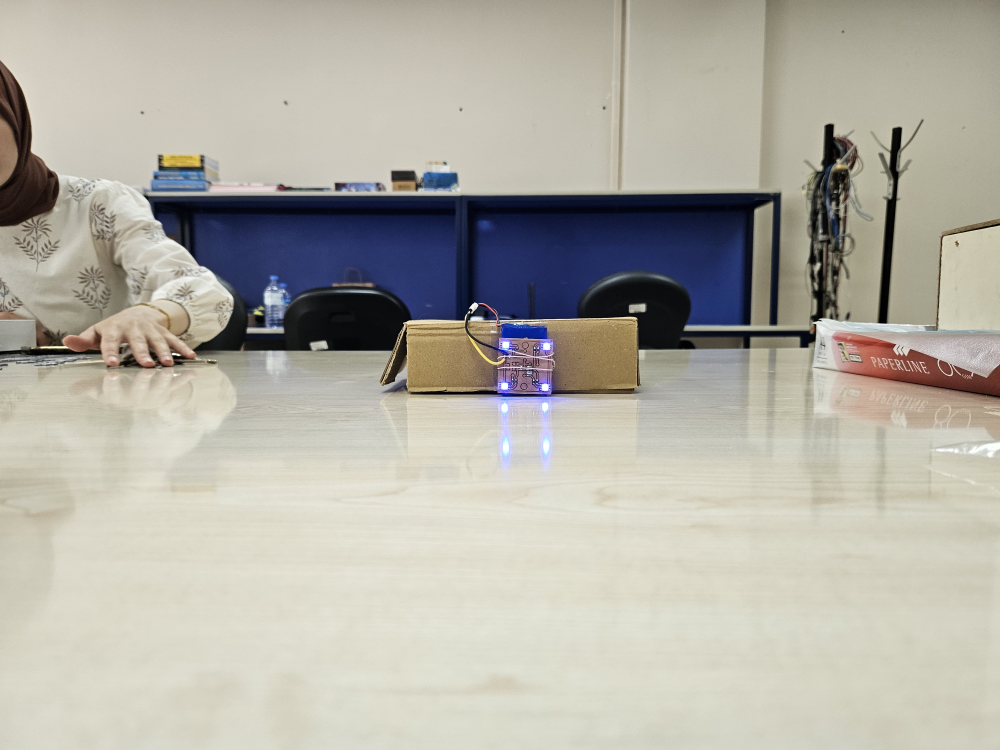
#> input picture Softwares/opencv-ws/images/20240711_111126.jpg, 4000 x 3000 px (shown at 1/4 size)
$ python test4.py
#> lines starting #> are read from the running program, lines starting #| are printed output that depends on the picture
import cv2
import numpy as np

def process_color_beacon_image(img_hsv, color_range_hsv, min_area=3):
    """
    Belirli bir renk aralığında beacon ışığı tespiti:
    1) HSV eşikleme
    2) Labeling
    3) Pixel supplementation (kapanma)
    4) Gürültü temizleme
    """


    # 2. Belirli renk aralığında eşikleme (örneğin kırmızı için)
    lower_hsv, upper_hsv = color_range_hsv
    mask = cv2.inRange(img_hsv, lower_hsv, upper_hsv)
    # cv2.imwrite(f"{output_prefix}_color_mask.png", mask)
    cv2.imshow("Mask", mask)

    # 3. Labeling görselleştir (Şekil 6 benzeri)
    num_labels, labels = cv2.connectedComponents(mask)
    label_hue = np.uint8(179 * labels / np.max(labels))
    blank_ch = 255 * np.ones_like(label_hue)
    labeled_img = cv2.merge([label_hue, blank_ch, blank_ch])
    labeled_img = cv2.cvtColor(labeled_img, cv2.COLOR_HSV2BGR)
    labeled_img[label_hue == 0] = 0
    # cv2.imwrite(f"{output_prefix}_after_labeling.png", labeled_img)
    cv2.imshow("Labeled Image", labeled_img)

    # 4. Pixel supplementation (Şekil 7)
    kernel_h = cv2.getStructuringElement(cv2.MORPH_RECT, (3,1))
    kernel_v = cv2.getStructuringElement(cv2.MORPH_RECT, (1,3))
    supplemented = cv2.morphologyEx(mask, cv2.MORPH_CLOSE, kernel_h)
    supplemented = cv2.morphologyEx(supplemented, cv2.MORPH_CLOSE, kernel_v)
    # cv2.imwrite(f"{output_prefix}_after_supplementation.png", supplemented)
    cv2.imshow("Supplemented Image", supplemented)

    # 5. Gürültü temizleme (Şekil 8)
    num2, labels2, stats, _ = cv2.connectedComponentsWithStats(supplemented)
    clean = np.zeros_like(supplemented)
    for i in range(1, num2):
        area = stats[i, cv2.CC_STAT_AREA]
        if area >= min_area:
            clean[labels2 == i] = 255
    # cv2.imwrite(f"{output_prefix}_after_noise_removal.png", clean)
    cv2.imshow("Cleaned Image", clean)


    print("Renkli işleme tamamlandı.")

def clamp(n, minn, maxn):
    return max(min(maxn, n), minn)

# [47 lines left out: function mouseRGB_callback, not called in this run]

if __name__ == "__main__":
    # Örnek: Kırmızı için HSV aralığı (iki aralık gerekebilir çünkü kırmızı hue 0/180 civarında çift bölgelidir)
    red_lower1 = np.array([98, 148, 244])
    red_upper1 = np.array([118, 168, 255])

    # Maskeyi dosya gibi kaydedip ardından `process_color_beacon_image` fonksiyonunu çağırabilirsiniz.
    # Ya da yukarıdaki fonksiyon içine entegre edebilirim.

    input_path="images/20240711_111126.jpg"

    img_bgr = cv2.imread(input_path)
#> img_bgr is the input picture: shape (3000, 4000, 3); mean B, G, R 165, 174.9, 177.7
    if img_bgr is None:
        raise FileNotFoundError(f"'{input_path}' bulunamadı.")


    img_bgr = cv2.resize(img_bgr, (800, 600))
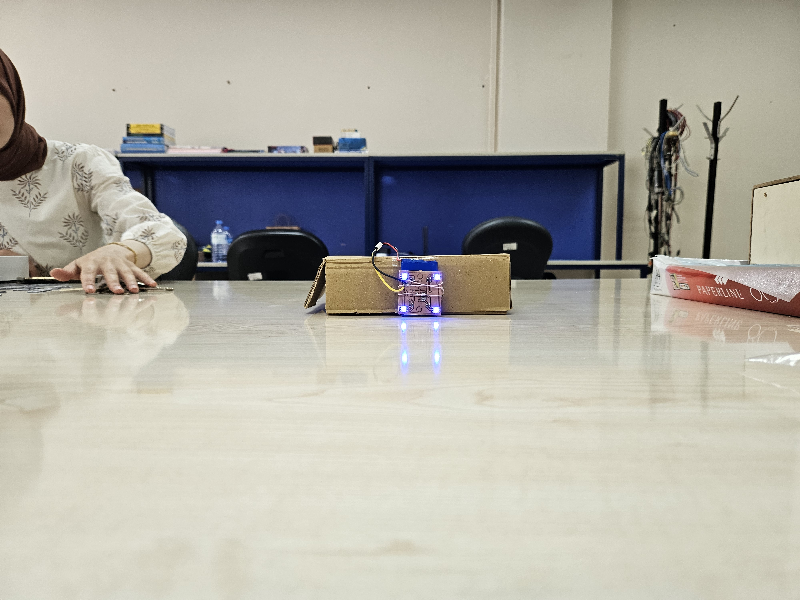
#> img_bgr: shape (600, 800, 3); mean B, G, R 165, 174.9, 177.7
    cv2.imshow("Original Image", img_bgr)
    cv2.setMouseCallback("Original Image", mouseRGB_callback)

    img_hsv = cv2.cvtColor(img_bgr, cv2.COLOR_BGR2HSV)
#> img_hsv: shape (600, 800, 3); mean H, S, V 35.8, 40.6, 182.5

    while True:
        # Bu örnekte sadece ilk kırmızı aralığı işleniyor:

        # 1. Görüntüyü oku ve HSV uzayına dönüştür

        process_color_beacon_image(
            img_hsv=img_hsv,
            color_range_hsv=(red_lower1, red_upper1)
        )
#> in process_color_beacon_image, `lower_hsv, upper_hsv = color_range_hsv`: lower_hsv = [98, 148, 244]; upper_hsv = [118, 168, 255]
#> in process_color_beacon_image, `mask = cv2.inRange(img_hsv, lower_hsv, upper_hsv)`: mask: shape (600, 800); every value is 0
#> in process_color_beacon_image, `num_labels, labels = cv2.connectedComponents(mask)`: labels: shape (600, 800) int32; every value is 0
#> in process_color_beacon_image, `num_labels, labels = cv2.connectedComponents(mask)`: num_labels = 1
#> in process_color_beacon_image, `labeled_img = cv2.merge([label_hue, blank_ch, blank_ch])`:
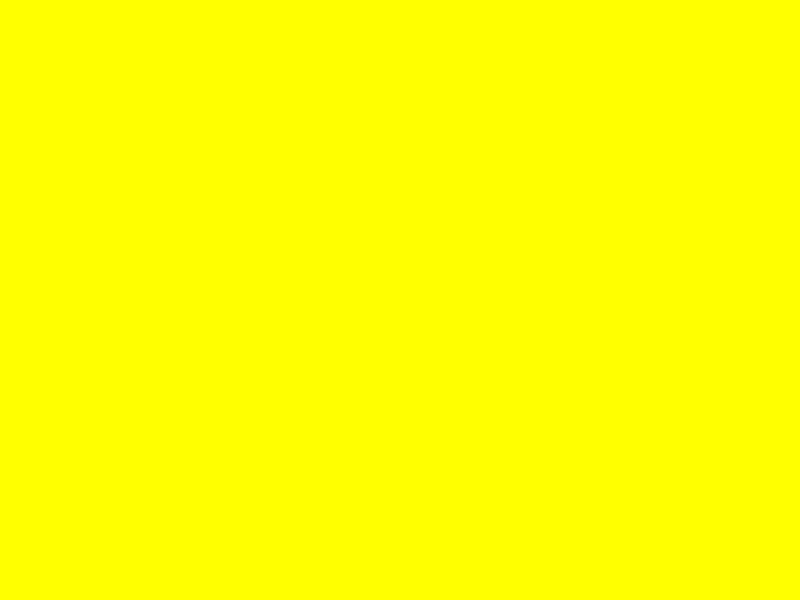
#> labeled_img: shape (600, 800, 3); mean of channels 0, 1, 2 0, 255, 255; drawn as B, G, R
#> in process_color_beacon_image, `labeled_img = cv2.cvtColor(labeled_img, cv2.COLOR_HSV2BGR)`:
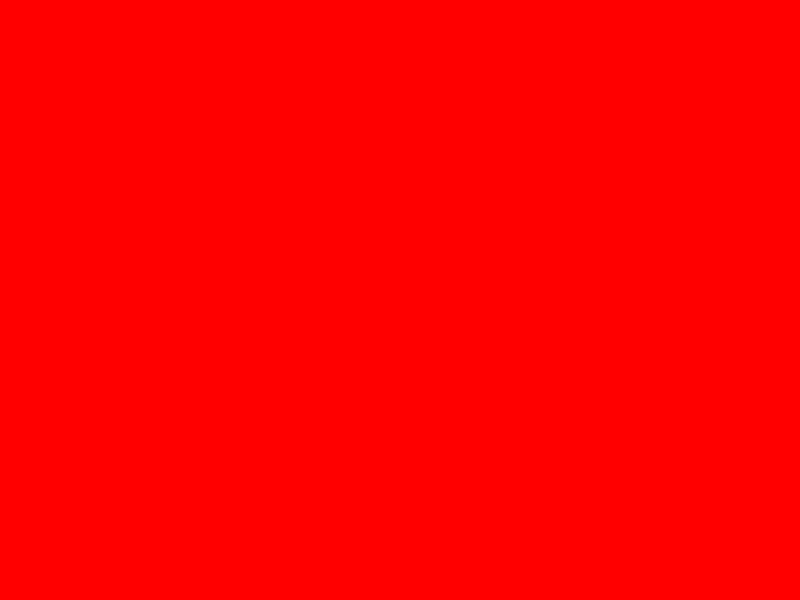
#> labeled_img: shape (600, 800, 3); mean B, G, R 0, 0, 255
#> in process_color_beacon_image, `labeled_img[label_hue == 0] = 0`: labeled_img: shape (600, 800, 3); every value is 0
#> in process_color_beacon_image, `num2, labels2, stats, _ = cv2.connectedComponentsWithStats(supplemented)`: stats = [[0, 0, 800, 600, 480000]]

        k = cv2.waitKey(0)
#> (key Esc is pressed here)
        if (k == 27):
            cv2.destroyAllWindows()
            break

$ run again, with Softwares/opencv-ws/images/20240711_111005.jpg copied over Softwares/opencv-ws/images/20240711_111126.jpg
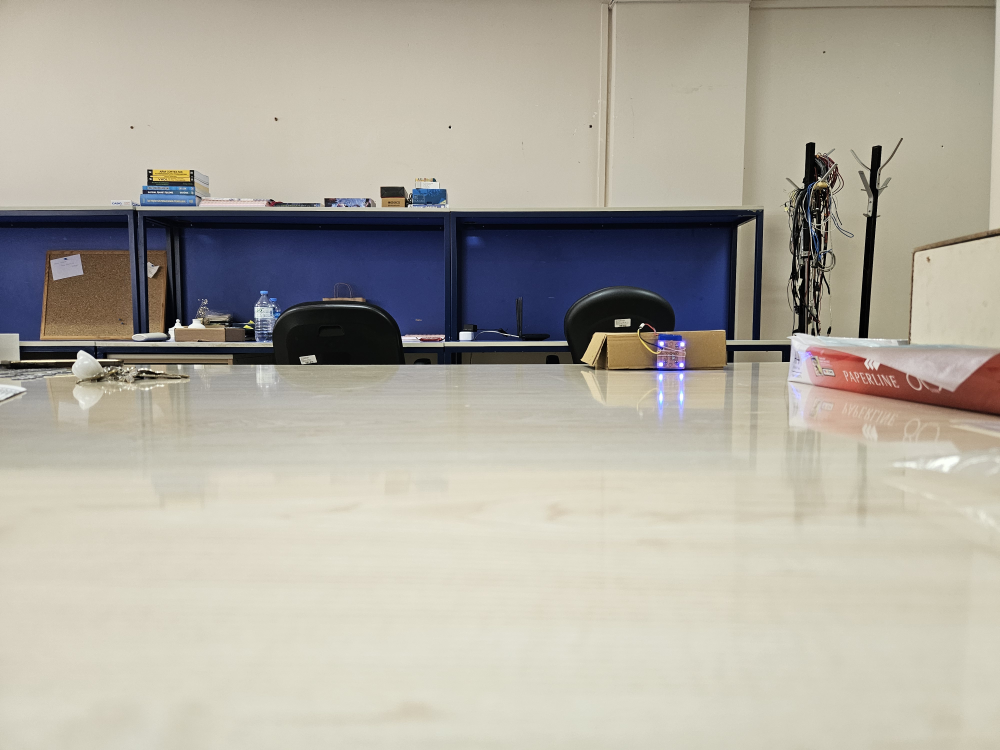
#> input picture Softwares/opencv-ws/images/20240711_111005.jpg, 4000 x 3000 px (shown at 1/4 size)
#> img_bgr is the input picture: shape (3000, 4000, 3); mean B, G, R 160.7, 171.4, 175.8
#> `img_bgr = cv2.resize(img_bgr, (800, 600))`:
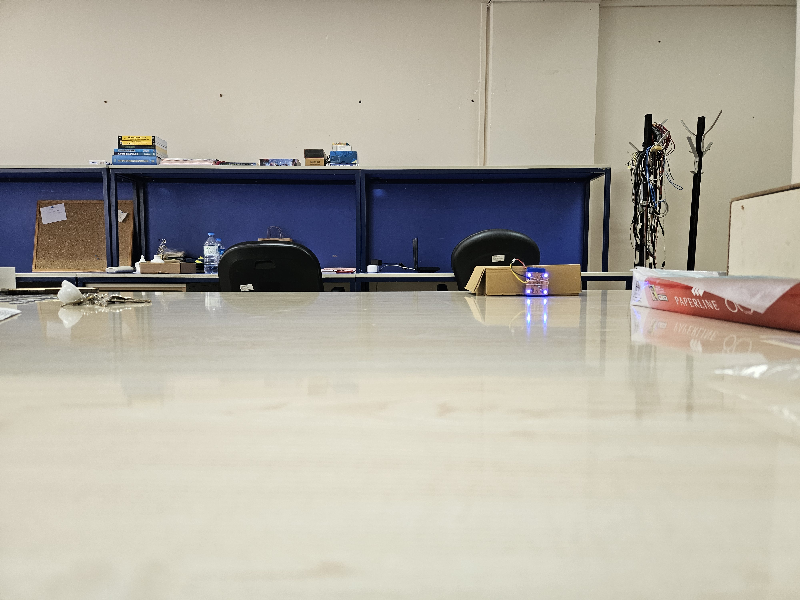
#> img_bgr: shape (600, 800, 3); mean B, G, R 160.7, 171.4, 175.8
#> img_hsv: shape (600, 800, 3); mean H, S, V 34.5, 44.5, 180.6
#> lower_hsv = [98, 148, 244]; upper_hsv = [118, 168, 255]
#> mask: shape (600, 800); every value is 0
#> labels: shape (600, 800) int32; every value is 0
#> num_labels = 1
#> stats = [[0, 0, 800, 600, 480000]]

$ run again, with Softwares/opencv-ws/images/20240711_111043.jpg copied over Softwares/opencv-ws/images/20240711_111126.jpg
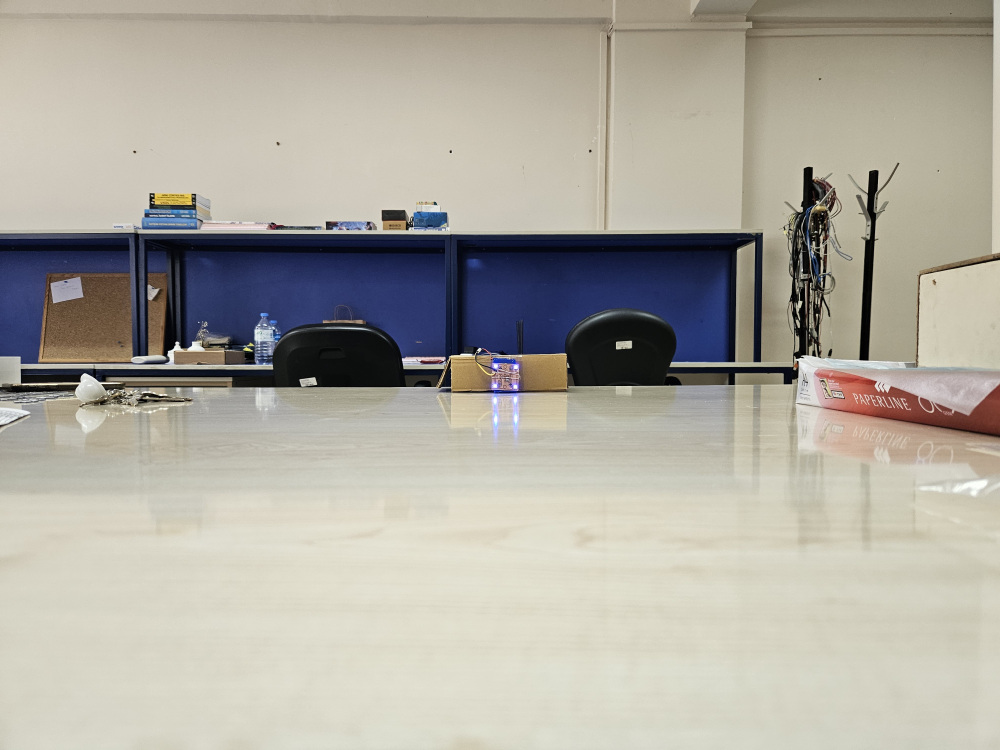
#> input picture Softwares/opencv-ws/images/20240711_111043.jpg, 4000 x 3000 px (shown at 1/4 size)
#> img_bgr is the input picture: shape (3000, 4000, 3); mean B, G, R 159.8, 169.8, 173.5
#> `img_bgr = cv2.resize(img_bgr, (800, 600))`:
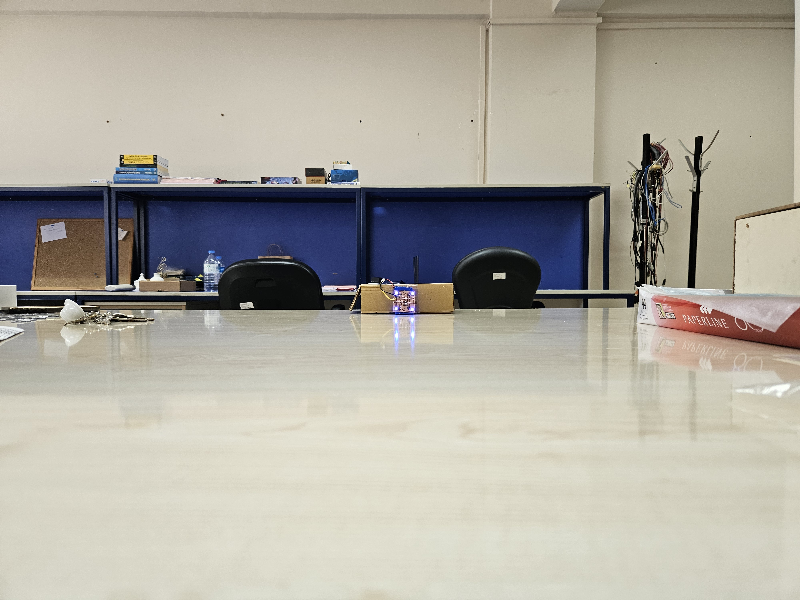
#> img_bgr: shape (600, 800, 3); mean B, G, R 159.8, 169.8, 173.5
#> img_hsv: shape (600, 800, 3); mean H, S, V 35.4, 43.3, 178.4
#> lower_hsv = [98, 148, 244]; upper_hsv = [118, 168, 255]
#> mask: shape (600, 800); every value is 0
#> labels: shape (600, 800) int32; every value is 0
#> num_labels = 1
#> stats = [[0, 0, 800, 600, 480000]]
